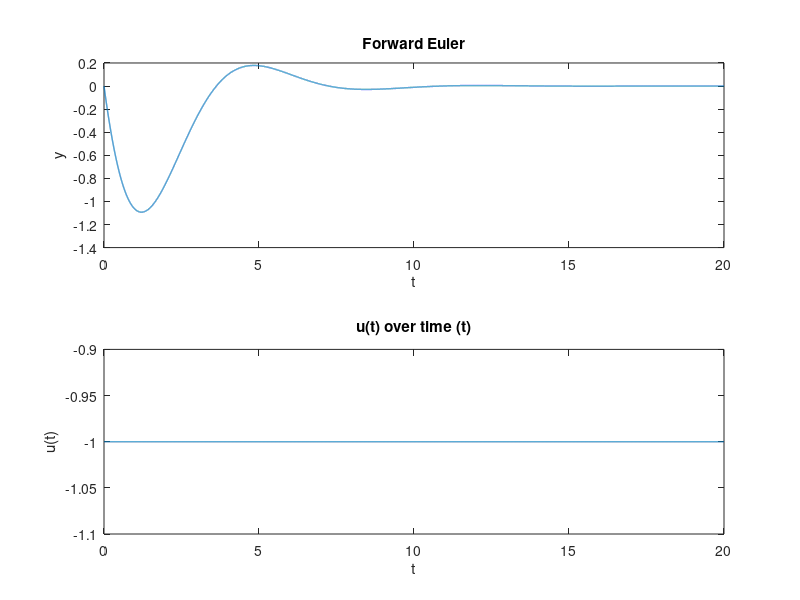

This figure's MATLAB source:
h = 0.001; t = 0:h:20; 2

A = [-1,-1;1,0]; B = [1;0]; C = [1,0];
u = -1*ones(1,length(t));
x = NaN*ones(2,length(t));
x(:,1) = [0; 1];

for n = 1:length(t)-1
    x(:,n+1) = x(:,n)+h*(A*x(:,n)+B*u(:,n));
end

y = C*x;

subplot(2,1,1);
plot(t,y,'linewidth',1)
xlabel('t'), ylabel('y'), title('Forward Euler')

subplot(2,1,2);
plot(t,u,'linewidth',1)
xlabel('t'), ylabel('u(t)'), title('u(t) over time (t)')
